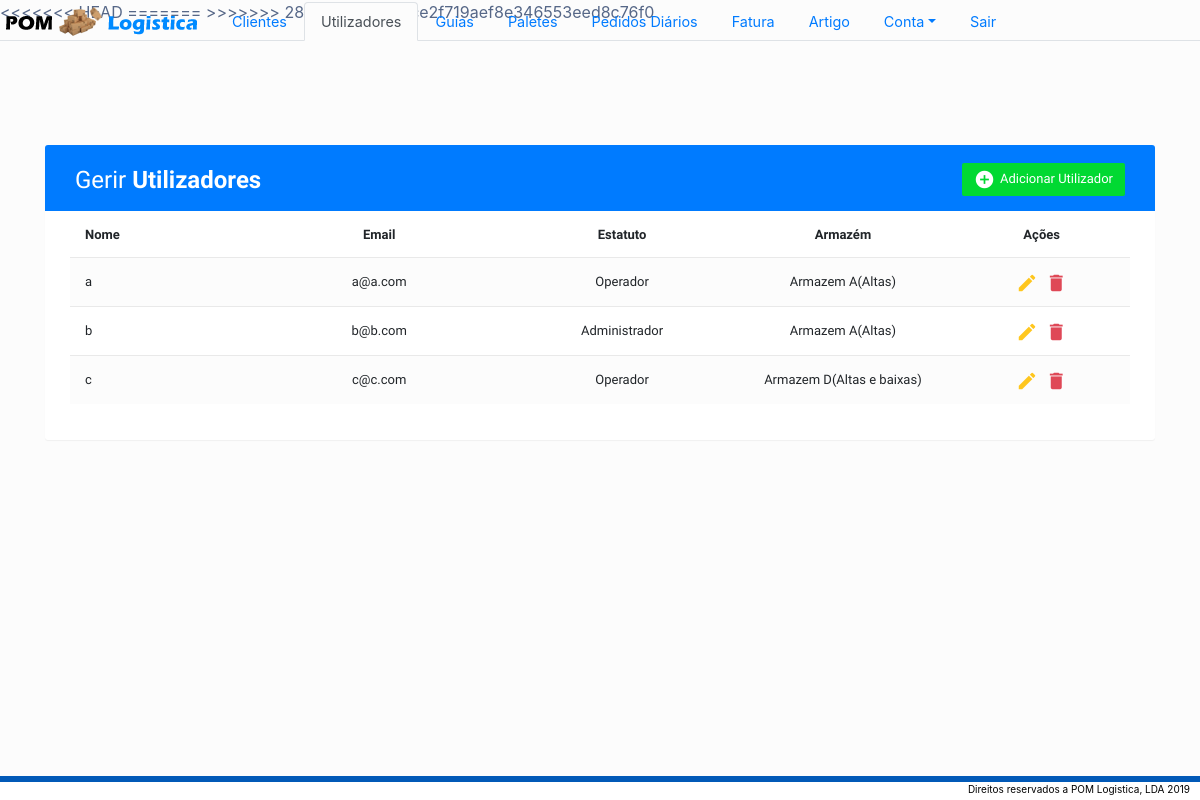
/Admin/Listagens/Listar_utilizadores.php, run on an earlier commit of the app's database.
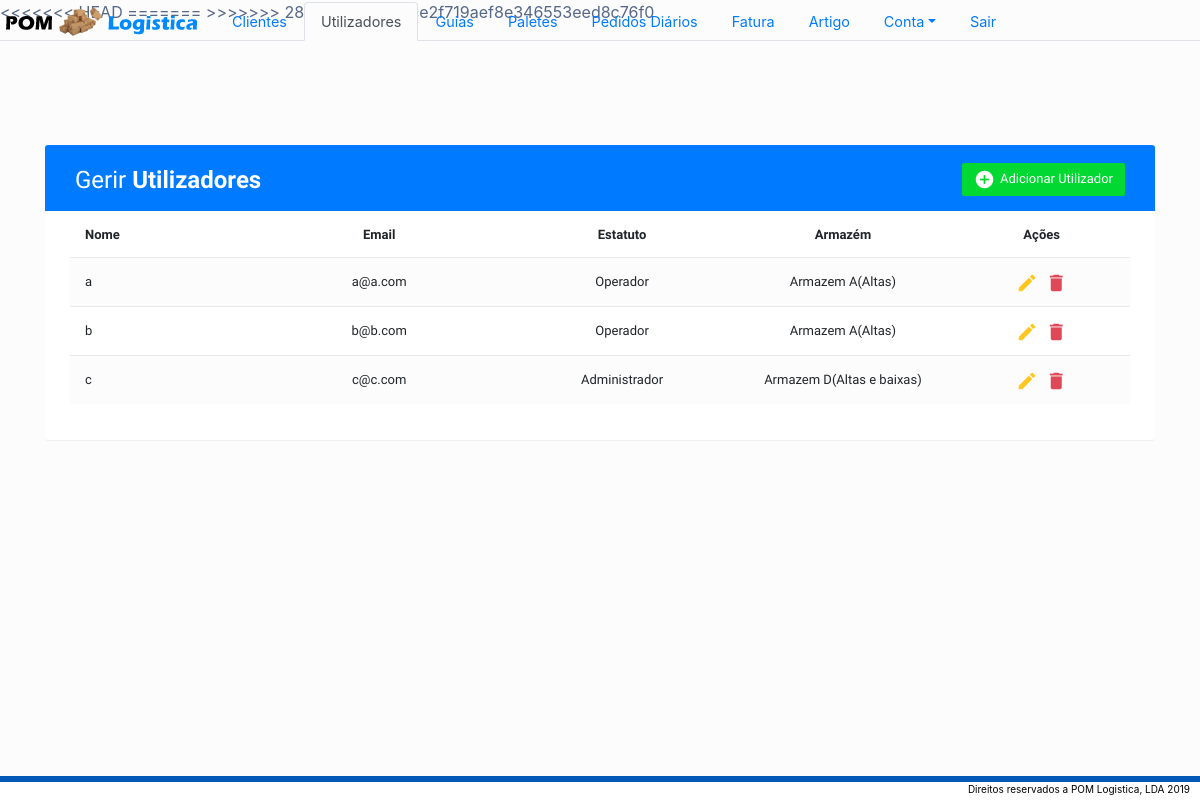
And on a later commit of the database.
### tables this page shows
CREATE TABLE `utilizador` (
  `id` int(11) NOT NULL,
  `perfil_id` int(4) NOT NULL,
  `armazem_id` int(3) NOT NULL,
  `nome` text NOT NULL,
  `email` text NOT NULL,
  `password` text NOT NULL
);

CREATE TABLE `perfil` (
  `id` int(11) NOT NULL,
  `nome` text NOT NULL
);

CREATE TABLE `armazem` (
  `id` int(11) NOT NULL,
  `nome` text NOT NULL,
  `espaco` int(5) NOT NULL,
  `custo_carga` decimal(5,2) NOT NULL,
  `custo_descarga` decimal(5,2) NOT NULL
);

### Admin/Listagens/Listar_utilizadores.php (the view, shortened to what this page needs)
<!DOCTYPE html>
<html lang=pt dir="ltr">
<?php
$db = $_SERVER['DOCUMENT_ROOT'];
$db .= "/POM-Logistica/db.php";
include_once($db);
$navbar = $_SERVER['DOCUMENT_ROOT'];
$navbar .= "/POM-Logistica/Navbar/navbarAdmin.php";
include_once($navbar);
                ?>
<head>
    <link rel="stylesheet" href="https://stackpath.bootstrapcdn.com/bootstrap/4.3.1/css/bootstrap.min.css">
    <link rel="stylesheet" href="\POM-Logistica\styles\table.min.css">
    <link rel="stylesheet" href="https://use.fontawesome.com/releases/v5.8.2/css/all.css">
</head>
<body>
    <form style="font-family: 'Varela Round', sans-serif; font-size:13px" action="\POM-Logistica\Admin\Listagens\Listar_utilizadores.php" method="post" novalidate>
        <div class="container">
            <div class="table-wrapper" style="margin-top:5rem">
                <div class="table-title" style="background-color:#007bff; z-index:0">
                    <h2>Gerir <b>Utilizadores</b></h2>
                    <a href="#addEmployeeModal" class="btn btn-success mobileAdd desktopAdd" data-toggle="modal"><i class="material-icons">&#xE147;</i></a>
                </div>
                <div class="mobileTable">
                    <table style="margin-left:auto; margin-right:auto; margin-top:-0.5rem" class="table table-striped table-hover">
                        <thead>
                            <tr>
                                <th style="width:20%">Nome</th>
                                <th style="width:30%; text-align:center">Email</th>
                                <th style="width:25%; text-align:center">Estatuto</th>
                                <th style="width:25%; text-align:center">Armazém</th>
                                <th style="width:20%; text-align:center">Ações</th>
                            </tr>
                        </thead>
                        <tbody>
                            <?php
                            $dado = mysqli_query($conn, "SELECT utilizador.id as id, utilizador.nome as nome, utilizador.email as email,utilizador.perfil_id as perfil_id,armazem_id, armazem.nome as armazem_nome, perfil.nome as pnome FROM utilizador INNER JOIN armazem on armazem.id=utilizador.armazem_id INNER JOIN perfil on perfil.id=utilizador.perfil_id ORDER BY id ASC");
                            foreach ($dado as $eachRow) {
                                $buscaId = $eachRow['id'];
                                $Nome = $eachRow['nome'];
                                $email = $eachRow['email'];
                                $ArmazemNome  = $eachRow['armazem_nome'];
                                $PerfilNome  = $eachRow['pnome'];
                                echo '<tr>';
                                echo '<td style="width:20%"> ' . $Nome . '</td>';
                                echo '<td style="width:30%; text-align:center"> ' . $email . '</td>';
                                echo '<td style="width:25%; text-align:center"> ' . $PerfilNome . '</td>';
                                echo '<td style="width:25%; text-align:center"> ' . $ArmazemNome . '</td>';
                                echo '<td style="width:20%; text-align:center">';
                                ?>
                                <button type="button" style="width:1px; height:1.5rem; color:#ffc107;" value="<?php echo $buscaId ?>" name="teste4" id="teste4" href="#editEmployeeModal" class="btn" data-toggle="modal"><i class="material-icons" style="margin-left:-11px; margin-top:-15px" data-toggle="tooltip" title="Editar">&#xE254;</i></button>
                                <button type="button" style="width:1px; height:1.5rem;" class="btn" value="<?php echo $buscaId ?>" name="teste2" id="teste2" data-toggle="modal" data-target="#deleteEmployeeModal"><i class="material-icons" style="color:#dc3545; margin-left:-11px; margin-top:-15px" data-toggle="tooltip" title="Apagar">&#xE872;</i></button>
                                <?php '</td>';
                                echo '</tr>';
                            }
                            ?>
                        </tbody>
                    </table>
                </div>
            </div>
        </div>
    </form>
</body>
</html>

### db.php (shortened to what this page needs)
<html lang="en">
<head>
    <link rel="stylesheet" href="css/elegant-fonts.css">
    <link rel="stylesheet" href="css/themify-icons.css">
    <link rel="stylesheet" href="css/swiper.min.css">
    <link rel="stylesheet" type="text/css" href="styles\style.css">
    <link rel="stylesheet" type="text/css" href="styles\style3.css">
    <link rel="stylesheet" type="text/css" href="css\bootstrap.css">
    <link rel="stylesheet" href="https://cdnjs.cloudflare.com/ajax/libs/font-awesome/4.7.0/css/font-awesome.min.css">
</head>
<body>
    <div class="footer">
        <p style="margin-right:10px; color:black;">Direitos reservados a POM Logistica, LDA 2019</p>
    </div>
</body>
</html>

### Navbar/navbarAdmin.php (shortened to what this page needs)
<!DOCTYPE html>
<?php
function echoActiveClassIfRequestMatches($requestUri)
{
    $current_file_name = basename($_SERVER['REQUEST_URI'], ".php");
    if ($current_file_name == $requestUri)
        echo 'active';
}
?>
<head>
    <link rel="stylesheet" type="text/css" href="https://stackpath.bootstrapcdn.com/bootstrap/4.3.1/css/bootstrap.min.css">
    <link rel="stylesheet" type="text/css" href="\POM-Logistica\styles\style3.min.css">
</head>
<body>
    <nav class="navbar navbar-expand-lg" id="navbarDesktop">
        <div class="collapse navbar-collapse" id="navbarTogglerDemo03" style="margin-top:-1.4rem">
            <ul class="nav nav-tabs">
                <li class="nav-item">
                    <a class="d-block" style="margin-top:5px" href="/POM-Logistica/Admin/Menu.php" rel="home"><img class="d-block" src="/POM-Logistica/images/Logosemsombra.png" id="logo" alt="logo"></a>
                </li>
                <li class="nav-item" style="margin-left:1rem">
                    <a class="nav-link <?= echoActiveClassIfRequestMatches("Listar_clientes") ?>" href="/POM-Logistica/Admin/Listagens/Listar_clientes.php">Clientes</a>
                </li>
                <li class="nav-item">
                    <a class="nav-link <?= echoActiveClassIfRequestMatches("Listar_utilizadores") ?>" href="/POM-Logistica/Admin/Listagens/Listar_utilizadores.php">Utilizadores</a>
                </li>
                <li class="nav-item">
                    <a class="nav-link <?= echoActiveClassIfRequestMatches("Listar_todas_as_guias") ?>" href="/POM-Logistica/Admin/Listagens/Listar_todas_as_guias.php">Guias</a>
                </li>
                <li class="nav-item">
                    <a class="nav-link <?= echoActiveClassIfRequestMatches("Inserir_paletes") ?>" href="/POM-Logistica/Admin/Listagens/Inserir_paletes.php">Paletes</a>
                </li>
                <li class="nav-item">
                    <a class="nav-link <?= echoActiveClassIfRequestMatches("Listar_todas_as_guias_diarias") ?>" href="/POM-Logistica/Admin/Listagens/Listar_todas_as_guias_diarias.php">Pedidos Diários</a>
                </li>
                <li class="nav-item">
                    <a class="nav-link <?= echoActiveClassIfRequestMatches("fatura_cliente") ?>" href="/POM-Logistica/Admin/fatura_cliente.php">Fatura</a>
                </li>
                <li class="nav-item">
                    <a class="nav-link <?= echoActiveClassIfRequestMatches("artigo") ?>" href="/POM-Logistica/Admin/artigo.php">Artigo</a>
                </li>
                <li class="nav-item dropdown">
                    <a class="nav-link dropdown-toggle <?= echoActiveClassIfRequestMatches("mudar_pass") ?>" data-toggle=" dropdown" href="#" role="button" aria-haspopup="true" aria-expanded="false">Conta</a>
                </li>
                <li class="nav-item">
                    <a class="nav-link <?= echoActiveClassIfRequestMatches("index") ?>" href="/POM-Logistica/index.php">Sair</a>
                </li>
            </ul>
        </div>
    </nav>
</body>
</html>

### styles/style.css (style rules this page uses)
body, html { height: 100%; }

### styles/style3.css (style rules this page uses)
.container { margin-top: 10px; }
::placeholder { text-align: center; }

### db.php (style rules this page uses)
.footer { position: fixed; left: 0; bottom: 0; width: 100%; height: 1.5rem; border-top: 6px solid #0159b7; background-color: white; color: black; text-align: right; font-size: 10px }

### Navbar/navbarAdmin.php (style rules this page uses)
body { background-color: #fcfcfc; }
@media (min-width: 992px) { #navbarDesktop { display: initial !important; } }
.nav-tabs .nav-item.show .nav-link, .nav-tabs .nav-link.active { background-color: #fcfcfc !important; border-color: #dee2e6 #dee2e6 #fcfcfc !important; }
.nav-tabs { width: 100%; }
@media (min-width:320px) { #navbarDesktop { display: none; } }
@media (min-width:481px) { #navbarDesktop { display: none; } }
@media (min-width:641px) { #navbarDesktop { display: none; } }
@media (min-width:961px) { #navbarDesktop { display: none; font-size: 90%; } }
@media (min-width:1025px) { #navbarDesktop { display: initial; } }

### Admin/Listagens/Listar_utilizadores.php (style rules this page uses)
body { color: #566787; }
.btn-success { background-color: #01d932; }
.table thead>tr>th { border-top: none; }
@media only screen and (min-width: 768px) { tbody { display: block; max-height: 22rem; overflow-y: auto; overflow-x: hidden; } }
@media only screen and (min-width: 768px) { thead, tbody tr { display: table; width: 100%; table-layout: fixed; } }
@media only screen and (min-width: 768px) { .table thead th { vertical-align: bottom; border-bottom: 0px solid #dee2e6; } }
@media only screen and (min-width: 768px) { thead { width: calc(100% - 0rem) } }
@media only screen and (min-width: 768px) { .desktopAdd { position: relative; margin-top: -2rem; float: right; } }
@media only screen and (min-width: 768px) { .desktopAdd:before { content: 'Adicionar Utilizador'; } }
@media only screen and (min-width: 768px) { .table-title { max-height: 5rem !important; } }

What changed in the data, as far as the page shows it:
removed utilizador: nome "b", email "b@b.com", perfil.nome "Administrador", armazem.nome "Armazem A(Altas)", $buscaId 2 (drawn)
removed utilizador: nome "c", email "c@c.com", perfil.nome "Operador", armazem.nome "Armazem D(Altas e baixas)", $buscaId 3 (drawn)
added utilizador: nome "b", email "b@b.com", perfil.nome "Operador", armazem.nome "Armazem A(Altas)", $buscaId 5 (drawn)
added utilizador: nome "c", email "c@c.com", perfil.nome "Administrador", armazem.nome "Armazem D(Altas e baixas)", $buscaId 6 (drawn)
